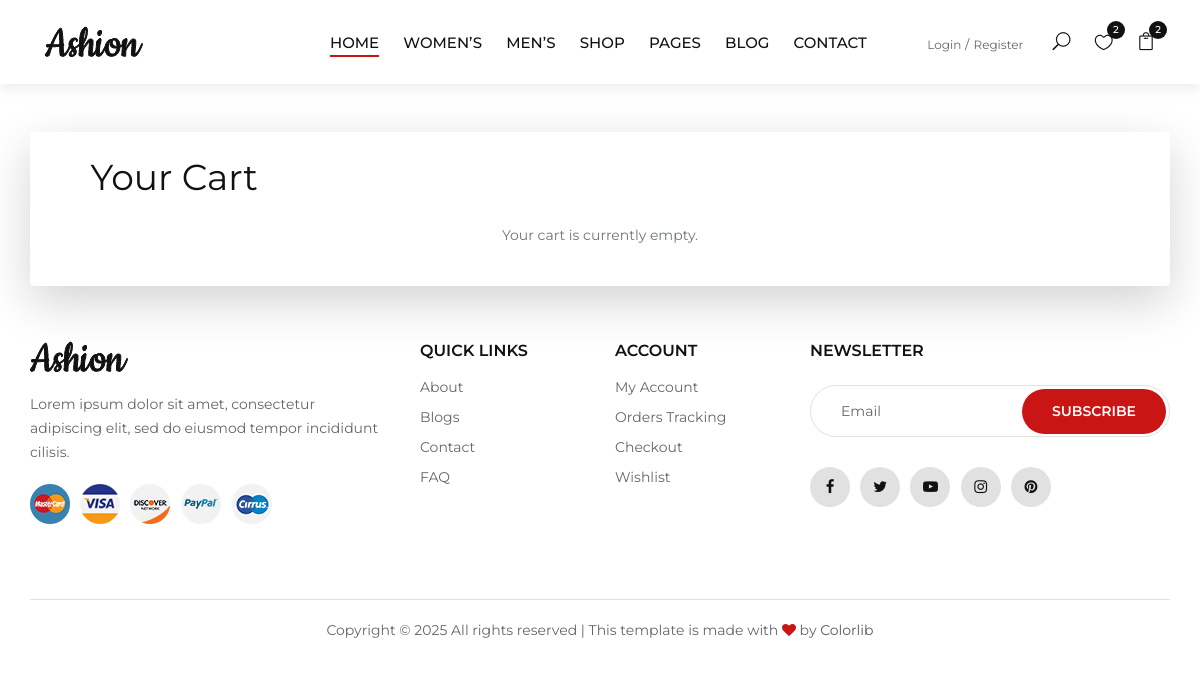
The app's page /cart/ (signed in), older data.
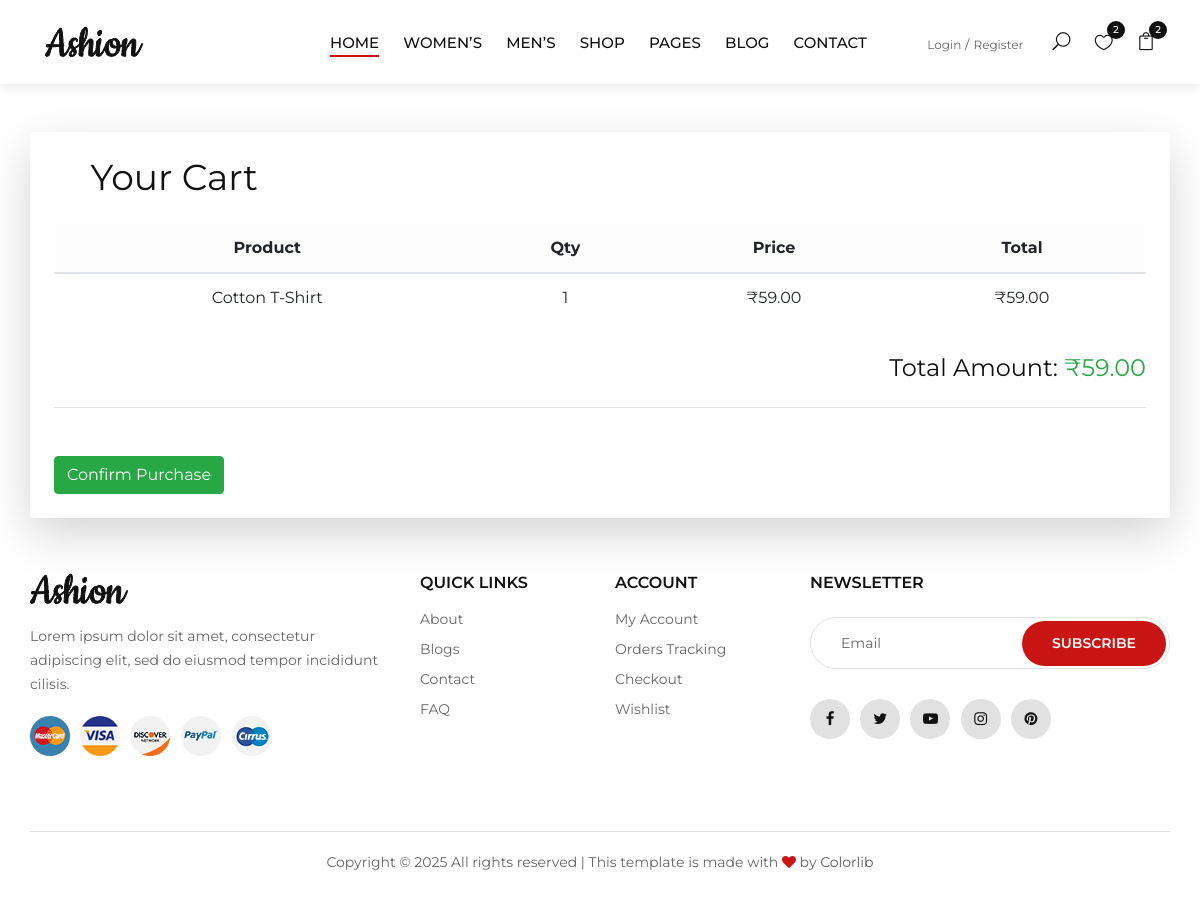
The same page, newer data.
### prediction/models.py (models this page shows, shortened)
class Order(models.Model):
    user = models.ForeignKey(User, on_delete=models.CASCADE)
    product = models.ForeignKey(Dress, on_delete=models.CASCADE)
    quantity = models.PositiveIntegerField(default=1)
    ordered_date = models.DateTimeField(auto_now_add=True)
    status = models.CharField(max_length=20, default="Pending")

class Dress(models.Model):
    category = models.ForeignKey(Category, on_delete=models.CASCADE, related_name='dresses')
    name = models.CharField(max_length=200)
    description = models.TextField(blank=True)
    price = models.DecimalField(max_digits=8, decimal_places=2)
    image = models.ImageField(upload_to='dress_images/', blank=True, null=True)

### prediction/views.py (the view)
# urls.py: path('cart/', views.view_cart, name='view_cart'),
@login_required
def view_cart(request):
    cart_items = Order.objects.filter(user=request.user, status='Pending')
    total = 0
    for item in cart_items:
        item.total_price = item.product.price * item.quantity
        total += item.total_price  # Sum total price for all items
    return render(request, 'cart.html', {
        'cart_items': cart_items,
        'total': total
    })

### prediction/templates/cart.html (shortened to what this page needs)
<!DOCTYPE html>
{% load static %}
<html lang="zxx">
<head>
    <link rel="stylesheet" href="{% static 'css/bootstrap.min.css' %}" type="text/css">
    <link rel="stylesheet" href="{% static 'css/font-awesome.min.css' %}" type="text/css">
    <link rel="stylesheet" href="{% static 'css/elegant-icons.css' %}" type="text/css">
    <link rel="stylesheet" href="{% static 'css/jquery-ui.min.css' %}" type="text/css">
    <link rel="stylesheet" href="{% static 'css/magnific-popup.css' %}" type="text/css">
    <link rel="stylesheet" href="{% static 'css/owl.carousel.min.css' %}" type="text/css">
    <link rel="stylesheet" href="{% static 'css/slicknav.min.css' %}" type="text/css">
    <link rel="stylesheet" href="{% static 'css/style.css' %}" type="text/css">
</head>
<body>
    <header class="header">
        <div class="container-fluid">
            <div class="row">
                <div class="col-xl-3 col-lg-2">
                    <div class="header__logo">
                        <a href="{% url 'index' %}"><img src="{% static 'img/logo.png' %}" alt=""></a>
                    </div>
                </div>
                <div class="col-xl-6 col-lg-7">
                    <nav class="header__menu">
                        <ul>
                            <li class="active"><a href="./index.html">Home</a></li>
                            <li><a href="#">Women’s</a></li>
                            <li><a href="#">Men’s</a></li>
                            <li><a href="./shop.html">Shop</a></li>
                            <li><a href="#">Pages</a>
                            </li>
                            <li><a href="./blog.html">Blog</a></li>
                            <li><a href="./contact.html">Contact</a></li>
                        </ul>
                    </nav>
                </div>
                <div class="col-lg-3">
                    <div class="header__right">
                        <div class="header__right__auth">
                            <a href="{% url 'login' %}">Login</a>
                            <a href="{% url 'register' %}">Register</a>
                        </div>
                        <ul class="header__right__widget">
                            <li><span class="icon_search search-switch"></span></li>
                            <li><a href="#"><span class="icon_heart_alt"></span>
                                <div class="tip">2</div>
                            </a></li>
                            <li><a href="#"><span class="icon_bag_alt"></span>
                                <div class="tip">2</div>
                            </a></li>
                        </ul>
                    </div>
                </div>
            </div>
        </div>
    </header>
<body>
    <div class="container mt-5">
        <div class="card shadow-lg p-4 rounded-4 border-0">
            <h2 class="mb-4"><i class="fas fa-shopping-cart text-primary"></i> Your Cart</h2>
            {% if cart_items %}
            <div class="table-responsive">
                <table class="table table-hover align-middle text-center">
                    <thead class="table-light">
                        <tr>
                            <th>Product</th>
                            <th>Qty</th>
                            <th>Price</th>
                            <th>Total</th>
                        </tr>
                    </thead>
                    <tbody>
                        {% for item in cart_items %}
                        <tr>
                            <td>{{ item.product.name }}</td>
                            <td>{{ item.quantity }}</td>
                            <td>₹{{ item.product.price }}</td>
                            <td>₹{{ item.total_price }}</td>
                        </tr>
                        {% endfor %}
                    </tbody>
                </table>
            </div>
            <div class="d-flex justify-content-end mt-3">
                <h4>Total Amount: <span class="text-success">₹{{ total }}</span></h4>
            </div>
            <hr class="my-4">
            <form method="POST" action="{% url 'confirm_purchase' %}" class="text-end mt-4">
                <button type="submit" class="btn btn-success">Confirm Purchase</button>
            </form>
            {% else %}
            <p class="text-muted text-center">Your cart is currently empty.</p>
            {% endif %}
        </div>
    </div>
<footer class="footer">
    <div class="container">
        <div class="row">
            <div class="col-lg-4 col-md-6 col-sm-7">
                <div class="footer__about">
                    <div class="footer__logo">
                        <a href="./index.html"><img src="{% static 'img/logo.png' %}" alt=""></a>
                    </div>
                    <p>Lorem ipsum dolor sit amet, consectetur adipiscing elit, sed do eiusmod tempor incididunt
                    cilisis.</p>
                    <div class="footer__payment">
                        <a href="#"><img src="{% static 'img/payment/payment-1.png' %}" alt=""></a>
                        <a href="#"><img src="{% static 'img/payment/payment-2.png' %}" alt=""></a>
                        <a href="#"><img src="{% static 'img/payment/payment-3.png' %}" alt=""></a>
                        <a href="#"><img src="{% static 'img/payment/payment-4.png' %}" alt=""></a>
                        <a href="#"><img src="{% static 'img/payment/payment-5.png' %}" alt=""></a>
                    </div>
                </div>
            </div>
            <div class="col-lg-2 col-md-3 col-sm-5">
                <div class="footer__widget">
                    <h6>Quick links</h6>
                    <ul>
                        <li><a href="#">About</a></li>
                        <li><a href="#">Blogs</a></li>
                        <li><a href="#">Contact</a></li>
                        <li><a href="#">FAQ</a></li>
                    </ul>
                </div>
            </div>
            <div class="col-lg-2 col-md-3 col-sm-4">
                <div class="footer__widget">
                    <h6>Account</h6>
                    <ul>
                        <li><a href="#">My Account</a></li>
                        <li><a href="#">Orders Tracking</a></li>
                        <li><a href="#">Checkout</a></li>
                        <li><a href="#">Wishlist</a></li>
                    </ul>
                </div>
            </div>
            <div class="col-lg-4 col-md-8 col-sm-8">
                <div class="footer__newslatter">
                    <h6>NEWSLETTER</h6>
                    <form action="#">
                        <input type="text" placeholder="Email">
                        <button type="submit" class="site-btn">Subscribe</button>
                    </form>
                    <div class="footer__social">
                        <a href="#"><i class="fa fa-facebook"></i></a>
                        <a href="#"><i class="fa fa-twitter"></i></a>
                        <a href="#"><i class="fa fa-youtube-play"></i></a>
                        <a href="#"><i class="fa fa-instagram"></i></a>
                        <a href="#"><i class="fa fa-pinterest"></i></a>
                    </div>
                </div>
            </div>
        </div>
        <div class="row">
            <div class="col-lg-12">
                <div class="footer__copyright__text">
                    <p>Copyright &copy; <script>document.write(new Date().getFullYear());</script> All rights reserved | This template is made with <i class="fa fa-heart" aria-hidden="true"></i> by <a href="https://colorlib.com" target="_blank">Colorlib</a></p>
                </div>
            </div>
        </div>
    </div>
</footer>
</body>
</html>

Row changes from the older to the newer data that the page shows:
added Order: product.name "Cotton T-Shirt", quantity "1", product.price "59.00", total_price "59.00"
Text that changed along with them:
{{ total }}: (not shown) → "59.00"
text no longer shown: "Your cart is currently empty."
text now shown: "Product Qty Price Total Total Amount: ₹ Confirm Purchase"
